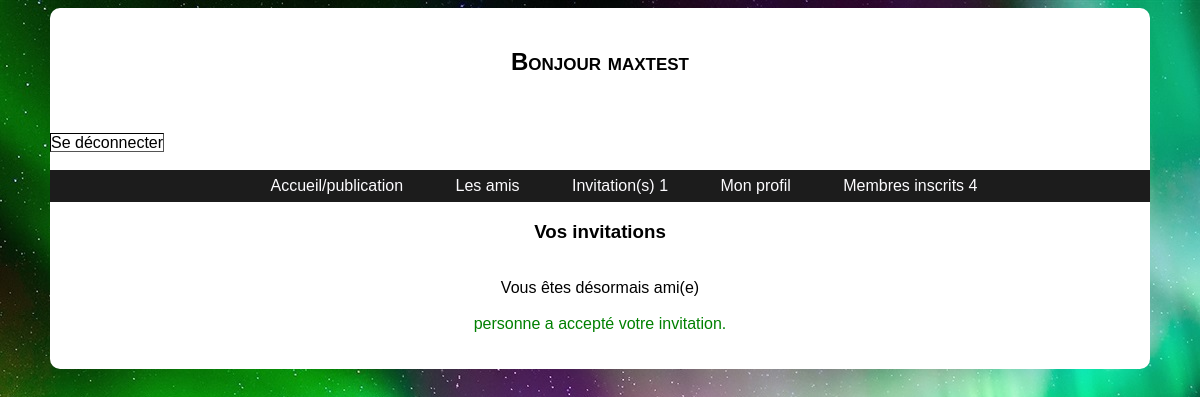
/menu_membre/invitation.php (signed in), run on the app's committed database.
### tables this page shows
CREATE TABLE IF NOT EXISTS `utilisateurs` (
  `id` int(10) NOT NULL AUTO_INCREMENT,
  `pseudo` varchar(100) NOT NULL,
  `password` varchar(100) NOT NULL,
  `email` varchar(100) NOT NULL,
  `sexe` varchar(6) NOT NULL,
  `description` text NOT NULL,
  `image` varchar(200) NOT NULL,
  PRIMARY KEY (`id`)
);

CREATE TABLE IF NOT EXISTS `amis` (
  `id_invitation` int(11) NOT NULL AUTO_INCREMENT,
  `pseudo_exp` varchar(100) NOT NULL,
  `pseudo_dest` varchar(100) NOT NULL,
  `date_invitation` datetime NOT NULL,
  `date_confirmation` datetime NOT NULL,
  `active` tinyint(1) NOT NULL,
  PRIMARY KEY (`id_invitation`)
);

### Outils/fonction-membre.php (called while the page is built)
<?php
function infos_membre(){
	$tab = array('id' => $_SESSION['id']);
	$sql = " SELECT * FROM utilisateurs WHERE id = :id";
	$res = $GLOBALS["bd"]->prepare($sql);
	$res->execute($tab) or die(print_r($res->errorInfo()));
	$lesEnreg= $res->fetchall();
	return $lesEnreg;
}
function nombre_membre(){
	$tab = array('id' => $_SESSION['id']);
	$sql = " SELECT COUNT(:id) FROM utilisateurs ";
	$res = $GLOBALS["bd"]->prepare($sql);
	$res->execute($tab) or die(print_r($res->errorInfo()));
	$lesEnreg= $res->fetchall();
	return $lesEnreg;
}
function nb_invitation(){
	$tab = array('id' => $_SESSION['id']);
	$sql = " SELECT * FROM utilisateurs WHERE id = :id";
	$res = $GLOBALS["bd"]->prepare($sql);
	$res->execute($tab) or die(print_r($res->errorInfo()));
	$info_pseudo= $res->fetchall();
	$pseudoUn= $info_pseudo[0]['pseudo'];
	$tab = array('pseudoDest' => $pseudoUn );
	$sql = " SELECT pseudo_exp,date_invitation,active,image
	FROM amis
	INNER JOIN utilisateurs ON utilisateurs.pseudo = amis.pseudo_exp
	WHERE pseudo_dest= :pseudoDest
	ORDER BY date_invitation DESC";
	$res = $GLOBALS["bd"]->prepare($sql);
	$res->execute($tab) or die(print_r($res->errorInfo()));
	$lesEnreg= $res->fetchall();
		$i = (count($lesEnreg));
		 return $i;
}
?>

### Outils/fonctionInvitation.php (called while the page is built)
<?php
function recup_invitations(){
		$tab = array('id' => $_SESSION['id']);
	$sql = " SELECT * FROM utilisateurs WHERE id = :id";
	$res = $GLOBALS["bd"]->prepare($sql);
	$res->execute($tab) or die(print_r($res->errorInfo()));
	$info_pseudo= $res->fetchall();
	$pseudoUn= $info_pseudo[0]['pseudo'];
	$tab = array('pseudoDest' => $pseudoUn );
	$sql = " SELECT pseudo_exp,date_invitation,active,image
	FROM amis
	INNER JOIN utilisateurs ON utilisateurs.pseudo = amis.pseudo_exp
	WHERE pseudo_dest= :pseudoDest
	ORDER BY date_invitation DESC";
	$res = $GLOBALS["bd"]->prepare($sql);
	$res->execute($tab) or die(print_r($res->errorInfo()));
	$lesEnreg= $res->fetchall();
		return $lesEnreg;
}
function invitation_acceptee(){
	$tab = array('id' => $_SESSION['id']);
	$sql = " SELECT * FROM utilisateurs WHERE id = :id";
	$res = $GLOBALS["bd"]->prepare($sql);
	$res->execute($tab) or die(print_r($res->errorInfo()));
	$info_pseudo= $res->fetchall();
	$pseudoUn= $info_pseudo[0]['pseudo'];
		$tab = array('pseudoExp' => $pseudoUn );
	$sql = "SELECT pseudo_dest FROM amis WHERE pseudo_exp = :pseudoExp AND active = 1 ";
	$res = $GLOBALS["bd"]->prepare($sql);
	$res->execute($tab) or die(print_r($res->errorInfo()));
	$lesEnreg= $res->fetchall();
		return $lesEnreg;
}
?>

### menu_membre/invitation.php (the view, shortened to what this page needs)
<?php
include("../Outils/Menu.php");
?>
			<h3>Vos invitations </h3>
			<?php
			include ("../Outils/fonctionInvitation.php");
			$invitations=recup_invitations();
			$invitations_accept=invitation_acceptee();
					$i = (count($invitations))-1;
					if ($i == -1){
						echo "<div class='erreur'> Vous n'avez pas d'invitations </div>";
					}
					else{
					while ($i >=0) {
						if($invitations[$i]['active']==0){
						?>
						<image src="../image/<?php echo $invitations[$i]['image'];?>" height='100' width='100' alt='avatar'>
						<div class='erreur'>
						<?php echo $invitations[$i]['pseudo_exp'];?> a voulu vous ajouter comme ami(e)</br>
						<a href='./Accepter.php?page=profile&pseudo=<?php echo $invitations[$i]['pseudo_exp'];?>'>Accepter /</a><a href='./refuser.php?page=profile&pseudo=<?php echo $invitations[$i]['pseudo_exp'];?>'>  Refuser</a>
						</div>
						<?php
						$i --;
						}else{
							echo "<br><div class='sucess'>Vous êtes désormais ami(e)</div><br>";
							$i --;
						}
					}
					}
					$n = (count($invitations_accept))-1;
				if ($n != -1){
						?>
						<div class='success'><?php echo $invitations_accept [$n]['pseudo_dest'];?> a accepté votre invitation.</div>
						<br>
<br>
						<?php
					}
			?>
			</div>
	</body>
	</html>

### Outils/Menu.php (shortened to what this page needs)
<!DOCTYPE html>
<html>
		<head>
			<link rel="stylesheet" href="../Outils/style.css" />
		</head>
		<body >
		<div id="squelette">
		<br>
		<?php
		include ("../Outils/fonction-membre.php");
		$lesEnreg= infos_membre();
		echo '<p class="Bonjour">Bonjour '.$lesEnreg[0]['pseudo'].'</p>'
		?>
		<div id ='déconnection'>
		<a class='déconnection' href="../Outils/deconnection.php"> Se déconnecter </a><br>
		</div>
		<br>
		<div class="inner">
					<nav id="menu">
						<a class='Menu' href="./publication.php">Accueil/publication </a>
						<a class='Menu'href="./amie.php">Les amis</a>
						<a class='Menu'href="./invitation.php">Invitation(s) <?php $nb_invit=nb_invitation(); echo $nb_invit;?></a>
						<a class='Menu'href="./membre.php">Mon profil</a>
						<a class='Menu'href="./listeMembre.php">Membres inscrits <?php $nb= nombre_membre(); echo $nb[0][0]; ?></a>
					</nav>
			</div>

### Outils/style.css (style rules this page uses)
body { background-color:#908F92; font-family:arial; background-image:url(../image/Aurore.jpg); }
#squelette { background-color:#FFF; width:1100px; margin:auto; text-align:center; border-radius:10px; -webkit-border-radius:10px; -moz-border-radius:10px; }
#déconnection { text-align:left; }
.inner { display:flex; }
.success { color:green; border-radius:5px; -webkit-border-radius:5px; -moz-border-radius:5px; margin:auto; }
.Bonjour { font: small-caps bold 1.5em/1 sans-serif; }
.inner { display:grid; background:#1c1c1c; color: #d5d5d5; height: 2em; width: auto; opacity: 1; }
a { text-decoration:none; color:#6220E7; margin-left:auto }
#menu { margin:auto; }
.Menu { text-decoration: none; color: #FDFCFF; margin-left:3em; }
.déconnection { color:Black; border-width:1px; border-style:inset; border-color:black; }

### data on the page
utilisateurs: pseudo "maxtest", pseudo "1", pseudo.pseudo_dest "personne"

### other printed values
$nb[0][0] "4"
